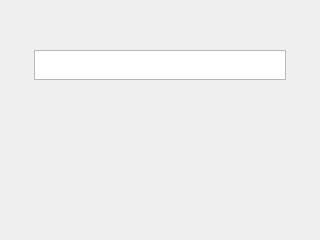
<?xml version="1.0" encoding="UTF-8"?>
<ui version="4.0">
 <class>Prompt</class>
 <widget class="QDialog" name="Prompt">
  <property name="enabled">
   <bool>true</bool>
  </property>
  <property name="geometry">
   <rect>
    <x>0</x>
    <y>0</y>
    <width>320</width>
    <height>240</height>
   </rect>
  </property>
  <property name="windowTitle">
   <string>Dialog</string>
  </property>
  <widget class="QGraphicsView" name="prompt_title_label">
   <property name="geometry">
    <rect>
     <x>34</x>
     <y>50</y>
     <width>252</width>
     <height>30</height>
    </rect>
   </property>
  </widget>
  <widget class="QLabel" name="prompt_info_label">
   <property name="geometry">
    <rect>
     <x>34</x>
     <y>80</y>
     <width>252</width>
     <height>110</height>
    </rect>
   </property>
   <property name="text">
    <string/>
   </property>
  </widget>
 </widget>
 <resources/>
 <connections/>
</ui>
